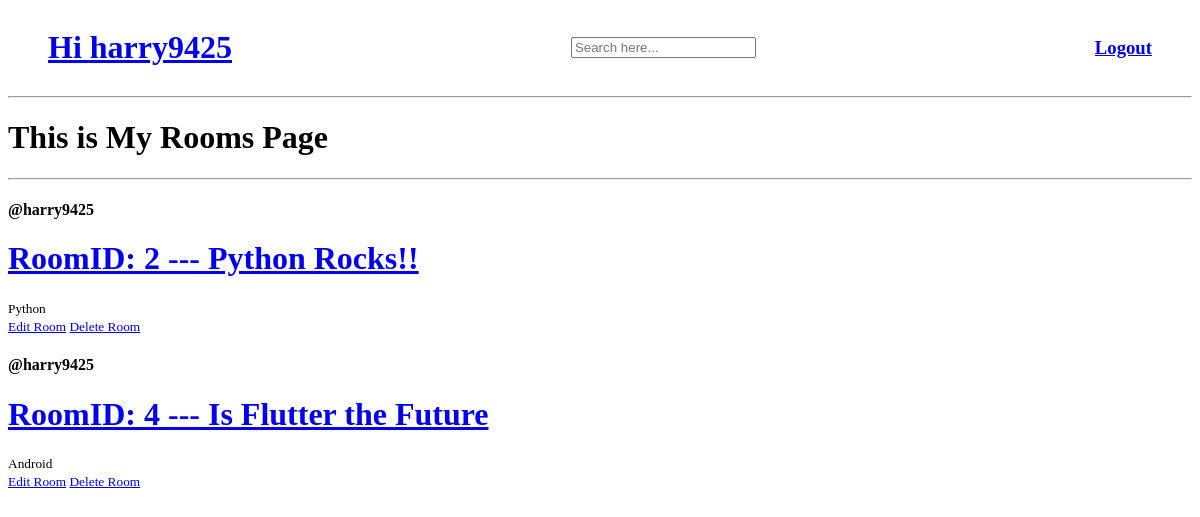
The app's page /my-rooms/ (signed in), older data.
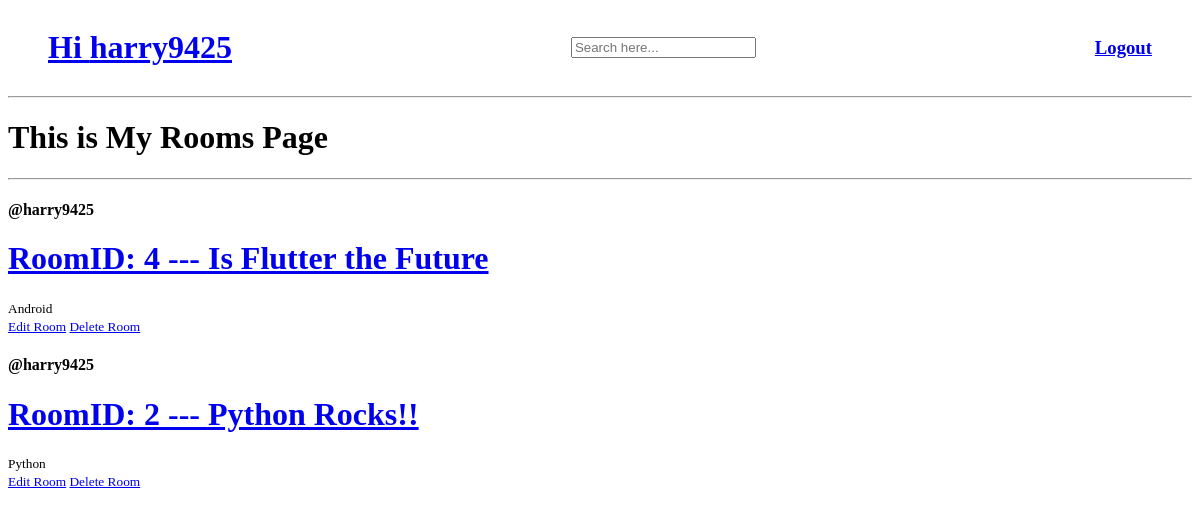
The same page, newer data.
### base/models.py (models this page shows, shortened)
class Room(models.Model):
    host=models.ForeignKey(User,on_delete=models.SET_NULL,null=True)
    topic=models.ForeignKey(Topic, on_delete=models.SET_NULL,null=True)
    name=models.CharField(max_length=100)
    description=models.CharField(max_length=500,null=True)
    created=models.DateTimeField(auto_now_add=True)
    updated=models.DateTimeField(auto_now=True)
    participants=models.ManyToManyField(User,related_name="participants",blank=True)
    class Meta:
        ordering=['-updated','-created']

class Topic(models.Model):
    name=models.CharField(max_length=30)

### base/views.py (the view)
# urls.py: path("my-rooms/",views.my_room,name="my-room"),
@login_required(login_url='login')
def my_room(request):
    user=request.user
    getuser=User.objects.get(username=user)
    myrooms=Room.objects.filter(host=getuser)
    context={'myrooms':myrooms}
    return render(request,'base/myroom.html',context)

### base/templates/base/myroom.html
{% extends "main.html" %}
{% block content %}
<h1>
    This is My Rooms Page
</h1>
<div>
    <div>
        <hr>
        {% for x in myrooms %}
            <div>
                <h4>@{{x.host.username}}</h4>
                <h1>
                    <a href="{% url 'room' x.id %}">
                        RoomID: {{x.id}} --- {{x.name}}
                    </a>
                </h1>
                <small>{{x.topic.name}}</small><br>
                <small><a href='{% url "update-room" x.id%}'>Edit Room</a>
                    <a href='{% url "delete-room" x.id%}'>Delete Room</a>
                </small>
            </div>
        {% endfor %}
    </div>
</div>
{% endblock content %}

Row changes from the older to the newer data that the page shows:
changed Room "Is Flutter the Future": moves up the list
